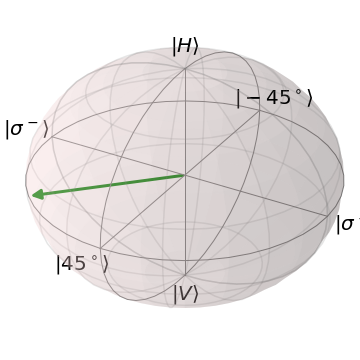

Write Python code to recreate this figure.
#%%
# ist qutip installiert?
# http://qutip.org/docs/4.1/installation.html
# Von der Library qutip werden nur die Funktionen Bloch() und basis() importiert
from qutip import Bloch, basis


# ist qutip installiert? 
# https://numpy.org/install/#python-numpy-install-guide
# importieren der numpy Library mit der Abkuerzung np
# um nicht immer numpy schreiben zu muessen
import numpy as np

# importieren der Python eigene Mathematik Library
import math


# Beispielseite zu qutip
# http://qutip.org/docs/3.1.0/guide/guide-bloch.html


# %% -1-
# Bloch() erzeugt eine Bloch
# mit b verweisen wir spaeter auf diese 
b = Bloch() 

# b.show() zeigt die aktuelle Blochkugel an
b.show()
print('-1-')
input('Press ENTER to continue.') # Ansonst wird Fenster sofort wieder geschlossen bzw. ueberschrieben.


# %% -2-
# hinzufuegen eines Vektor
#  x,y,z
v=[1,0,0] # dazu geben wir einen Vektor in die x-Richtung an
b.add_vectors(v) # mit b.add_vectors wird der Vektor v der Blochkugel hinzugefuegt
b.show() 
print('-2-')
input('Press ENTER to continue.')


# %% -3-
# Achsen koennen auch umbenannt werden 
# dazu kann Latex-Code verwendet werden jedoch muss beachtet werden,
# dass fuer Latex-Code \ --> \\ verwendet werden sollte 
b.xlabel = ["$\\left|45^\\circ \\right>$","$\\left|-45^\\circ \\right>$"]
b.ylabel = ["$\\left|\\sigma^+\\right>$","$\\left|\\sigma^- \\right>$"]
b.zlabel = ["$\\left|H\\right>$","$\\left|V\\right>$"]
b.show()
print('-3-')
input('Press ENTER to continue.')


# %% -4-
b.clear() # Loescht alle Zustaende auf der Blochkugel 
# behaltet jedoch Einstellungen wie z.B. Achsenbeschriftung

# Normierung eines Vektors
v=[1/math.sqrt(3),1/math.sqrt(3),-1/math.sqrt(3)]
w=[1,-1,1]/np.sqrt(3)

# automatische Normierung eines Vektors
# mittel der numpy Library  
# u@u.T ist dabei eine Vektor-Vektor Multiplikation
# wobei der hintere Vektor zuerst transponiert werden muss ('.T) 
u=np.array([3,0,1])
u=u/np.sqrt(u@u.T) 

# Es koennen auch mehrere Vektoren gleichzeitig hinzugefuegt werden
b.add_vectors([v,w,u])
b.show()
print('-4-')
input('Press ENTER to continue.')

# %% -5-
# geht auch indem z.B. w mit [1,-1,1]/np.sqrt(3) ersetzt wird
b.clear()
b.add_vectors([v,[1,-1,1]/np.sqrt(3)])

b.show()
print('-5-')
input('Press ENTER to continue.')


# %% -6-
b.clear()
# Anstatt Vektoren einzugeben kann man sich auch 
# die Basiszustaende verwenden
up   = basis(2,0)     # entspricht |0> bzw. |H>
down = basis(2,1)     # entspricht |1> bzw. |V>
# jetzt muss jedoch add_states() verwendet werden
# aber auch hier funktioniert wieder add_states(up) 
# oder das hinzufuegen einer Liste [up, down] 
b.add_states([up,down])
b.show()
print('-6-')
input('Press ENTER to continue.')


# %% -7-
b.clear()
# diese Basen koennen auch kombiniert werde
# (<Zustand>).unit() uebernimmt hier die Normalisierung
# j wird hier als ersatz fuer imaginaer (i) verwendet
x = (up        +(1+0j)*down      ).unit()
y = (basis(2,0)+(0+1j)*basis(2,1)).unit()
z = (basis(2,0)+(0+0j)*basis(2,1)).unit()

b.add_states([x,y])
b.add_states(z)
b.show()
print('-7-')
input('Press ENTER to continue.')


# %% -8-
b.clear()
# genauso kann die Exponentialfunktion und Sinus, Cosinus verwendet werden
# BSP 5 vom 5. Nov
psi = (np.cos(np.pi/4)*up + np.sin(np.pi/4)*np.exp(-1j*np.pi/4)*down).unit()
b.add_states(psi)
b.show()
b.save('bloch.png') # erzeug ein Bild des aktuellen Zustandes
print('-8-')
input('Press ENTER to continue.')

# Um das Beipsiel 5 vom 5 Nov als Bild zu erhalten, wuerden folgende 7 Zeile ausreichen:
# from qutip import Bloch, basis
# import numpy as np
# b = Bloch() 
# psi = (np.cos(np.pi/4)*up + np.sin(np.pi/4)*np.exp(-1j*np.pi/4)*down).unit()
# b.add_states(psi)
# b.show()
# b.save('bloch_5a.png')


# %%
print(b) # zeigt die Einstellungsmoeglichkeiten an 
# siehe: http://qutip.org/docs/4.1/guide/guide-bloch.html#bloch-class-options
